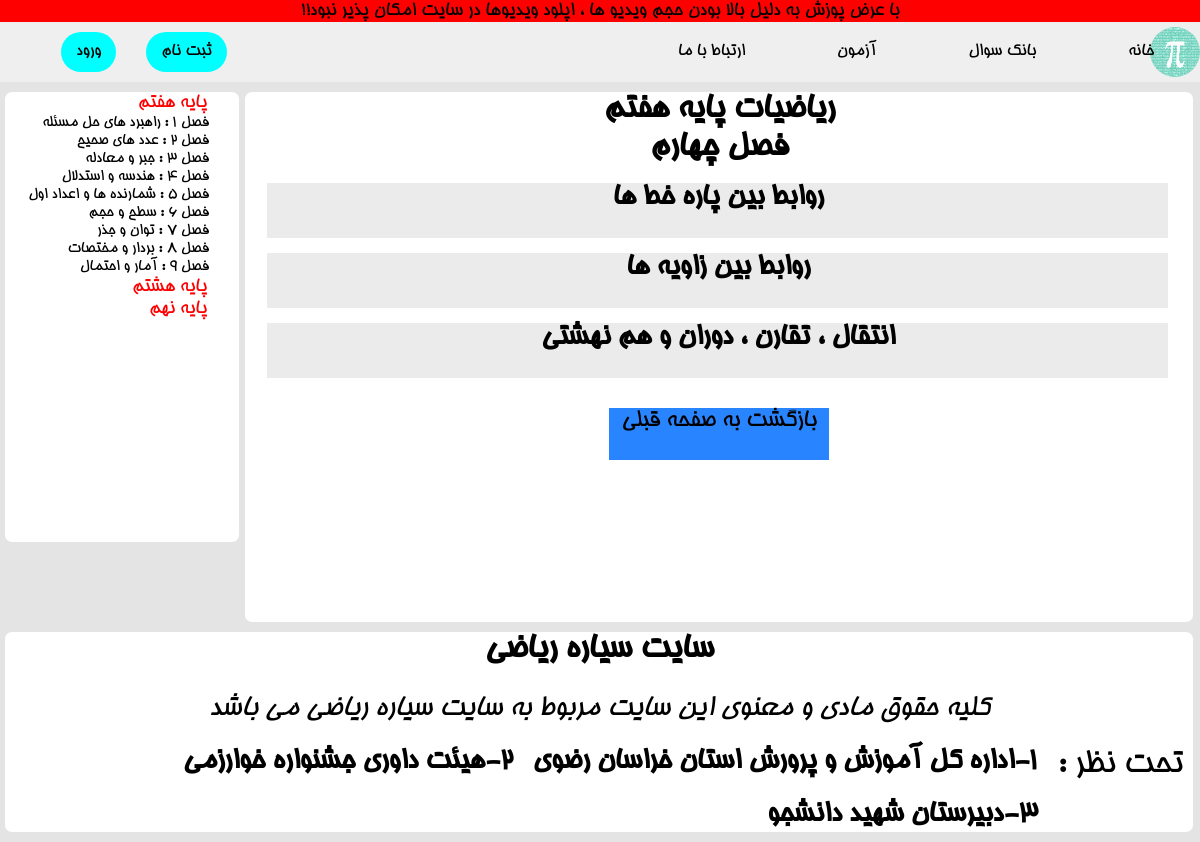
The app's page /paye7/season4/ with its own data.
### project/models.py (models this page shows, shortened)
class Lessons(models.Model):
    STATUS_CHOICES = (
        ('paye7_season1' , 'paye7_season1'),
        ('paye7_season2' , 'paye7_season2'),
        ('paye7_season3' , 'paye7_season3'),
        ('paye7_season4' , 'paye7_season4'),
        ('paye7_season5' , 'paye7_season5'),
        ('paye7_season6' , 'paye7_season6'),
        ('paye7_season7' , 'paye7_season7'),
        ('paye7_season8' , 'paye7_season8'),
        ('paye7_season9' , 'paye7_season9'),
        ('paye8_season1' , 'paye8_season1'),
        ('paye8_season2' , 'paye8_season2'),
        ('paye8_season3' , 'paye8_season3'),
        ('paye8_season4' , 'paye8_season4'),
        ('paye8_season5' , 'paye8_season5'),
        ('paye8_season6' , 'paye8_season6'),
        ('paye8_season7' , 'paye8_season7'),
        ('paye8_season8' , 'paye8_season8'),
        ('paye8_season9' , 'paye8_season9'),
        ('paye9_season1' , 'paye9_season1'),
        ('paye9_season2' , 'paye9_season2'),
        ('paye9_season3' , 'paye9_season3'),
        ('paye9_season4' , 'paye9_season4'),
        ('paye9_season5' , 'paye9_season5'),
        ('paye9_season6' , 'paye9_season6'),
        ('paye9_season7' , 'paye9_season7'),
        ('paye9_season8' , 'paye9_season8'),
    )
    title = models.CharField(max_length=100)
    paye = models.CharField(max_length=50)
    lesson = models.CharField(max_length=50)
    video = models.FileField(upload_to='video/%y')
    slug = models.SlugField(max_length=50)
    status = models.CharField(max_length=50 , choices=STATUS_CHOICES)

### project/views.py (the view)
# urls.py: path('paye7/season4/' , views.Paye7_season4 , name='paye7_season4'),
def Paye7_season4(request):
    lessons = Lessons.objects.filter(status='paye7_season4')
    return render(request , "Seasons/Paye7/season4.html" , {'lesson' : lessons})

### project/templates/Seasons/Paye7/season4.html (shortened to what this page needs)
{% load static %}
<!DOCTYPE html>
<html lang="en" dir="rtl">
<head>
</head>
<body>
{% include 'includes/header.html' %}
{% include 'includes/navbars/paye7.html' %}
        <article style="height: 530px;">
            <h1 class="h1">ریاضیات پایه هفتم<br>فصل چهارم</h1>
            {% for lessons in lesson %}
            <a href="{% url 'urls:lessons' lessons.slug %}">
                <div class="div-lesson">
                    <h2>{{lessons.lesson}}</h2>
                </div>
            </a>
            {% endfor %}
    <a href="{% url 'urls:paye7' %}">
        <div class="div-back">بازگشت به صفحه قبلی</div>
     </a>
        </article>
{% include 'includes/footer.html' %}
</body>
</html>

### project/static/style/style.css (style rules this page uses)
* { margin: 0; padding: 0; box-sizing: border-box; text-decoration: none; list-style: none; }
html a { color: black; }
article { height: 650px; width: 99%; background-color: white; margin-right: 7px; margin-top: 10px; margin-bottom: 10px; border-radius: 7px; }
h2 { text-align: center; }

### project/static/style/Seasons/style7.css (style rules this page uses)
body { background-color:rgb(228, 228, 228); }
* { margin: 0; padding: 0; box-sizing: border-box; text-decoration: none; list-style: none; }
html a { color: black; }
article { height: 800px; width: 79%; background-color: white; margin-right: 7px; margin-top: 10px; margin-bottom: 10px; border-radius: 7px; }
h1 { text-align: center; font-size: 35px; }
.div-lesson { width: 95%; height: 55px; background-color: #ebebeb; margin-right: 25px; margin-top: 15px; transition: all 0.5s; }
h2 { text-align: center; font-size: 30px; width: 100%; height: 55px; transition: all 0.5a; }
.div-back { background-color: rgb(40, 133, 255); margin-left: auto; margin-right:auto; margin-top: 30px; width: 220px; height: 52px; text-align: center; font-size: 25px; transition: all 0.6s; }

### project/static/style/lessons.css (style rules this page uses)
* { margin: 0; padding: 0; box-sizing: border-box; text-decoration: none; list-style: none; }
html a { color: black; }
article { height: 800px; width: 79%; background-color: white; margin-right: 7px; margin-top: 10px; margin-bottom: 10px; border-radius: 7px; }

### records on screen
Lessons: lesson "روابط بین پاره خط ها"
Lessons: lesson "روابط بین زاویه ها"
Lessons: lesson "انتقال ، تقارن ، دوران و هم نهشتی"
